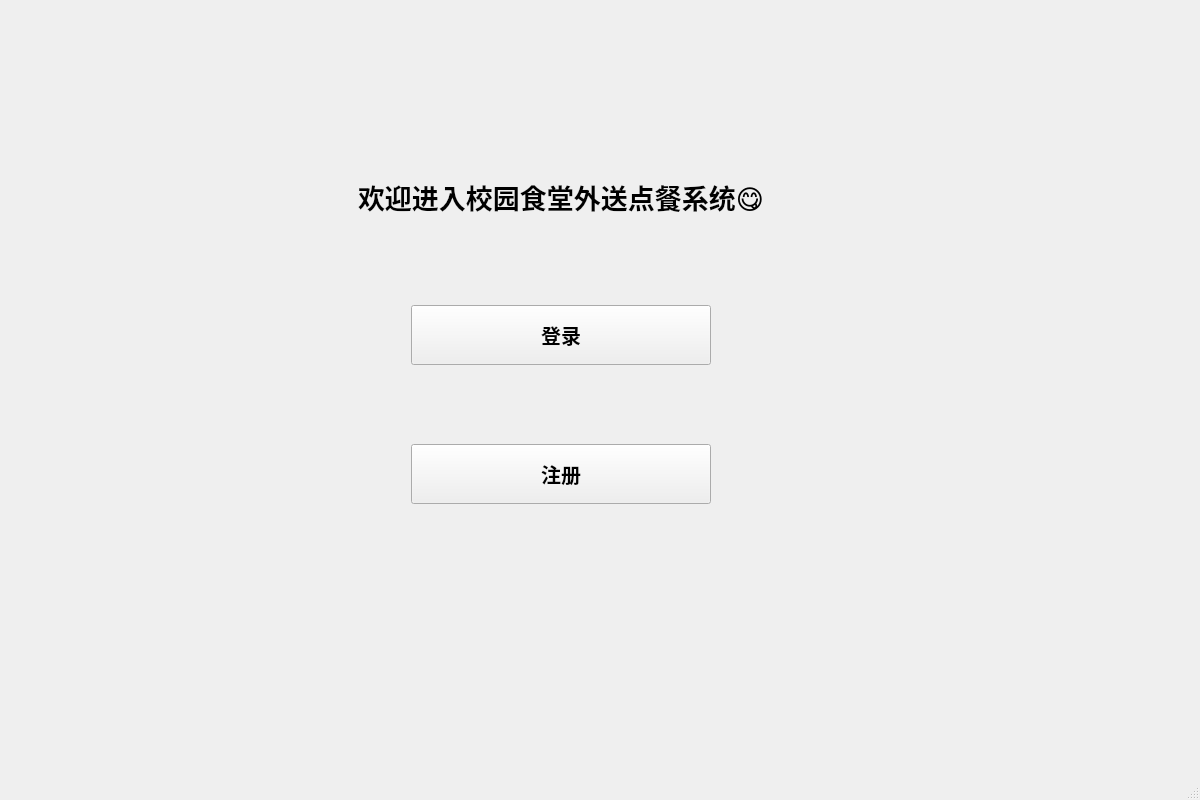
<?xml version="1.0" encoding="UTF-8"?>
<ui version="4.0">
 <class>MainWindow</class>
 <widget class="QMainWindow" name="MainWindow">
  <property name="geometry">
   <rect>
    <x>0</x>
    <y>0</y>
    <width>1200</width>
    <height>800</height>
   </rect>
  </property>
  <property name="windowTitle">
   <string>MainWindow</string>
  </property>
  <widget class="QWidget" name="centralwidget">
   <widget class="QWidget" name="gridLayoutWidget">
    <property name="geometry">
     <rect>
      <x>50</x>
      <y>130</y>
      <width>1022</width>
      <height>411</height>
     </rect>
    </property>
    <layout class="QGridLayout" name="gridLayout_2">
     <item row="5" column="0">
      <layout class="QHBoxLayout" name="horizontalLayout">
       <item>
        <widget class="QWidget" name="widget" native="true"/>
       </item>
       <item>
        <widget class="QLabel" name="label">
         <property name="minimumSize">
          <size>
           <width>271</width>
           <height>61</height>
          </size>
         </property>
         <property name="font">
          <font>
           <family>宋体</family>
           <pointsize>20</pointsize>
           <weight>75</weight>
           <italic>false</italic>
           <bold>true</bold>
           <underline>false</underline>
          </font>
         </property>
         <property name="text">
          <string>欢迎进入校园食堂外送点餐系统😋</string>
         </property>
         <property name="textFormat">
          <enum>Qt::AutoText</enum>
         </property>
         <property name="openExternalLinks">
          <bool>false</bool>
         </property>
        </widget>
       </item>
       <item>
        <widget class="QWidget" name="widget_7" native="true"/>
       </item>
      </layout>
     </item>
     <item row="6" column="0">
      <layout class="QHBoxLayout" name="horizontalLayout_5">
       <item>
        <widget class="QWidget" name="widget_4" native="true"/>
       </item>
       <item>
        <widget class="QPushButton" name="loginButton">
         <property name="minimumSize">
          <size>
           <width>300</width>
           <height>60</height>
          </size>
         </property>
         <property name="maximumSize">
          <size>
           <width>300</width>
           <height>60</height>
          </size>
         </property>
         <property name="font">
          <font>
           <pointsize>15</pointsize>
           <weight>75</weight>
           <bold>true</bold>
          </font>
         </property>
         <property name="text">
          <string>登录</string>
         </property>
         <property name="iconSize">
          <size>
           <width>33</width>
           <height>33</height>
          </size>
         </property>
        </widget>
       </item>
       <item>
        <widget class="QWidget" name="widget_5" native="true"/>
       </item>
      </layout>
     </item>
     <item row="7" column="0">
      <layout class="QHBoxLayout" name="horizontalLayout_4">
       <item>
        <widget class="QWidget" name="widget_2" native="true"/>
       </item>
       <item>
        <widget class="QPushButton" name="registerButton">
         <property name="minimumSize">
          <size>
           <width>300</width>
           <height>60</height>
          </size>
         </property>
         <property name="maximumSize">
          <size>
           <width>300</width>
           <height>60</height>
          </size>
         </property>
         <property name="font">
          <font>
           <pointsize>15</pointsize>
           <weight>75</weight>
           <bold>true</bold>
          </font>
         </property>
         <property name="text">
          <string>注册</string>
         </property>
        </widget>
       </item>
       <item>
        <widget class="QWidget" name="widget_3" native="true"/>
       </item>
      </layout>
     </item>
    </layout>
   </widget>
  </widget>
  <widget class="QMenuBar" name="menubar">
   <property name="geometry">
    <rect>
     <x>0</x>
     <y>0</y>
     <width>1200</width>
     <height>30</height>
    </rect>
   </property>
  </widget>
  <widget class="QStatusBar" name="statusbar"/>
 </widget>
 <resources/>
 <connections/>
</ui>
